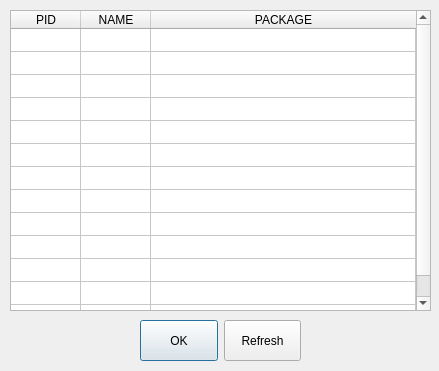
<?xml version="1.0" encoding="UTF-8"?>
<ui version="4.0">
 <class>Dialog</class>
 <widget class="QDialog" name="Dialog">
  <property name="geometry">
   <rect>
    <x>0</x>
    <y>0</y>
    <width>439</width>
    <height>371</height>
   </rect>
  </property>
  <property name="windowTitle">
   <string>Dialog</string>
  </property>
  <widget class="QTableWidget" name="lstPackage">
   <property name="geometry">
    <rect>
     <x>10</x>
     <y>10</y>
     <width>421</width>
     <height>301</height>
    </rect>
   </property>
   <property name="sizePolicy">
    <sizepolicy hsizetype="Expanding" vsizetype="Expanding">
     <horstretch>0</horstretch>
     <verstretch>0</verstretch>
    </sizepolicy>
   </property>
   <property name="editTriggers">
    <set>QAbstractItemView::NoEditTriggers</set>
   </property>
   <property name="showDropIndicator" stdset="0">
    <bool>true</bool>
   </property>
   <property name="selectionMode">
    <enum>QAbstractItemView::SingleSelection</enum>
   </property>
   <property name="selectionBehavior">
    <enum>QAbstractItemView::SelectRows</enum>
   </property>
   <property name="showGrid">
    <bool>true</bool>
   </property>
   <property name="rowCount">
    <number>13</number>
   </property>
   <attribute name="horizontalHeaderCascadingSectionResizes">
    <bool>true</bool>
   </attribute>
   <attribute name="horizontalHeaderDefaultSectionSize">
    <number>70</number>
   </attribute>
   <attribute name="horizontalHeaderShowSortIndicator" stdset="0">
    <bool>false</bool>
   </attribute>
   <attribute name="horizontalHeaderStretchLastSection">
    <bool>true</bool>
   </attribute>
   <attribute name="verticalHeaderVisible">
    <bool>false</bool>
   </attribute>
   <attribute name="verticalHeaderDefaultSectionSize">
    <number>23</number>
   </attribute>
   <row/>
   <row/>
   <row/>
   <row/>
   <row/>
   <row/>
   <row/>
   <row/>
   <row/>
   <row/>
   <row/>
   <row/>
   <row/>
   <column>
    <property name="text">
     <string>PID</string>
    </property>
   </column>
   <column>
    <property name="text">
     <string>NAME</string>
    </property>
   </column>
   <column>
    <property name="text">
     <string>PACKAGE</string>
    </property>
   </column>
  </widget>
  <widget class="QWidget" name="gridLayoutWidget">
   <property name="geometry">
    <rect>
     <x>140</x>
     <y>320</y>
     <width>161</width>
     <height>41</height>
    </rect>
   </property>
   <layout class="QGridLayout" name="gridLayout">
    <item row="0" column="0">
     <widget class="QPushButton" name="btnOk">
      <property name="sizePolicy">
       <sizepolicy hsizetype="Minimum" vsizetype="MinimumExpanding">
        <horstretch>0</horstretch>
        <verstretch>0</verstretch>
       </sizepolicy>
      </property>
      <property name="text">
       <string>OK</string>
      </property>
     </widget>
    </item>
    <item row="0" column="1">
     <widget class="QPushButton" name="btnRefresh">
      <property name="sizePolicy">
       <sizepolicy hsizetype="Minimum" vsizetype="MinimumExpanding">
        <horstretch>0</horstretch>
        <verstretch>0</verstretch>
       </sizepolicy>
      </property>
      <property name="text">
       <string>Refresh</string>
      </property>
     </widget>
    </item>
   </layout>
  </widget>
 </widget>
 <resources/>
 <connections>
  <connection>
   <sender>btnOk</sender>
   <signal>clicked()</signal>
   <receiver>Dialog</receiver>
   <slot>clickOk()</slot>
   <hints>
    <hint type="sourcelabel">
     <x>140</x>
     <y>343</y>
    </hint>
    <hint type="destinationlabel">
     <x>70</x>
     <y>339</y>
    </hint>
   </hints>
  </connection>
  <connection>
   <sender>btnRefresh</sender>
   <signal>clicked()</signal>
   <receiver>Dialog</receiver>
   <slot>clickRefresh()</slot>
   <hints>
    <hint type="sourcelabel">
     <x>223</x>
     <y>344</y>
    </hint>
    <hint type="destinationlabel">
     <x>302</x>
     <y>332</y>
    </hint>
   </hints>
  </connection>
 </connections>
 <slots>
  <slot>clickOk()</slot>
  <slot>clickRefresh()</slot>
 </slots>
</ui>
